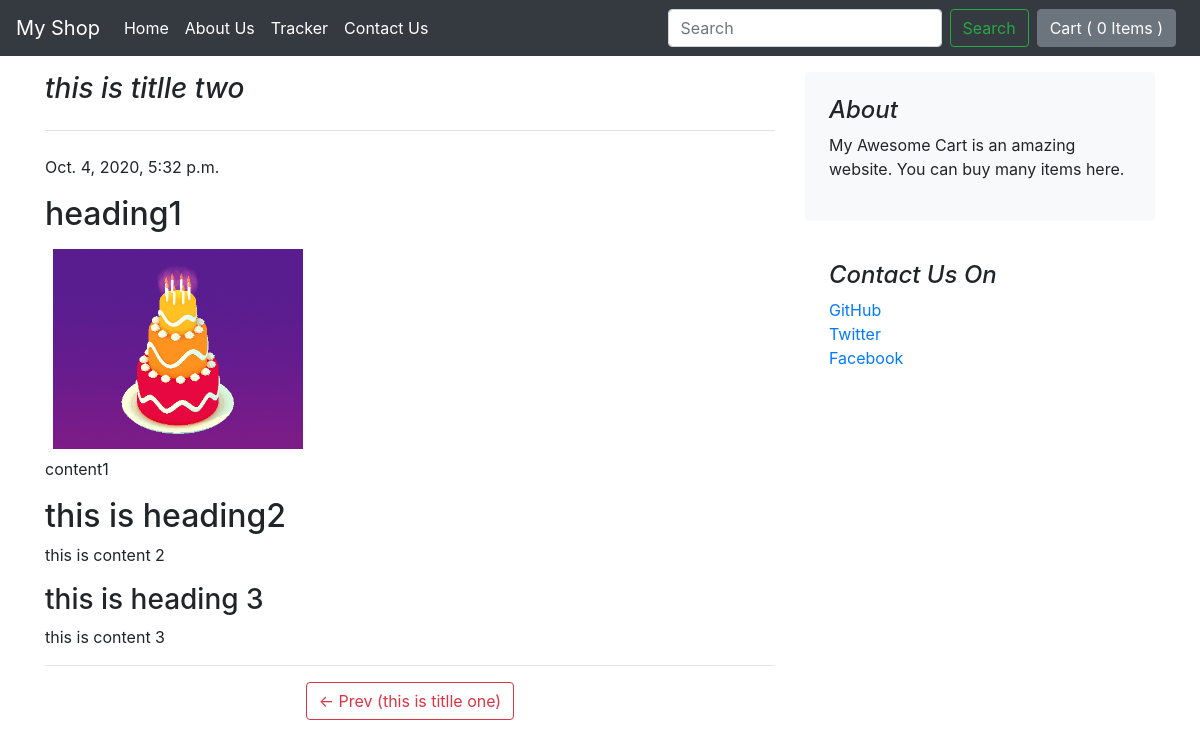
The app's page /blog/blogpost/2, older data.
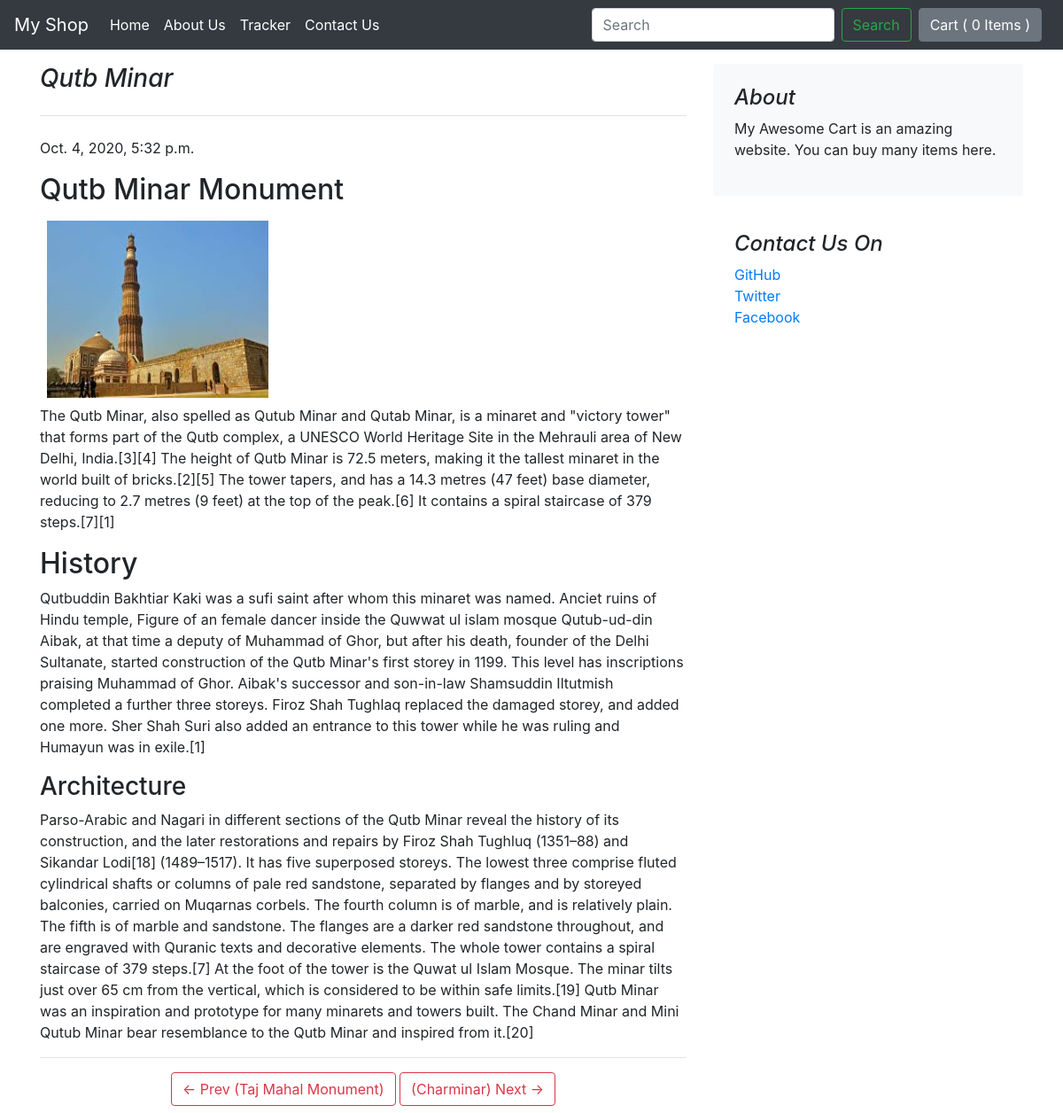
The same page, newer data.
### blog/models.py (models this page shows, shortened)
class Blogpost(models.Model):
    post_id = models.AutoField(primary_key=True)
    title = models.CharField(max_length=50)
    head_0 = models.CharField(max_length=200, default="")
    chead_0 = models.CharField(max_length=1000, default="")
    head_1 = models.CharField(max_length=500, default="")
    chead_1 = models.CharField(max_length=1000, default="")
    head_2 = models.CharField(max_length=500, default="")
    chead_2 = models.CharField(max_length=5000, default="")
    pub_date = models.DateTimeField()
    thumbnail = models.ImageField(upload_to="blog/images/thumbnails", default="")

### blog/views.py (the view)
# urls.py: path('blogpost/<int:id>', views.blogPost, name='blogpost')
def blogPost(request, id):
    blogpost = Blogpost.objects.filter(post_id=id)[0]
    prev = ""
    next = ""
    x = Blogpost.objects.filter(post_id=id-1)
    if x.exists():
        prev=x[0];
    x = Blogpost.objects.filter(post_id=id+1)
    if x.exists():
        next = x[0];
    return render(request, 'blog/blogpost.html', {'blogData':blogpost, 'prev':prev, 'next':next})

### blog/templates/blog/blogPost.html
{% extends './basic.html'%}
{%block content%}
<div class="container mt-3">
    <div class="row">
        <div class="col-md-8 blog-main">
            <h3 class="pb-4 mb-4 font-italic border-bottom">
                {{ blogData.title }}
            </h3>
            <div class="blog-post">
                <p class="blog-post-meta">{{ blogData.pub_date }}</a></p>
                <h2 class="blog-post-title"> {{ blogData.head_0 }} </h2>
                {% load static %}
                <img width="250" height="200" src="/media/{{blogData.thumbnail}}" class="mx-2 my-2">
                <p> {{ blogData.chead_0 }} </p>
                <h2>{{ blogData.head_1 }}</h2>
                <p> {{ blogData.chead_1 }} </p>
                <h3>{{ blogData.head_2 }}</h3>
                <p>{{ blogData.chead_2 }}</p>
            </div>
            <hr>
            <center>
            <nav class="blog-pagination my-2">
                {% if prev %}
                <a class="btn btn-outline-danger" href="{{prev.post_id}}"><- Prev ({{prev.title}})</a>
                {% endif %}
                {% if next %}
                <a class="btn btn-outline-danger" href="{{next.post_id}}" tabindex="-1" aria-disabled="true">({{next.title}}) Next -></a>
                {% endif %}
            </nav>
                </center>
        </div>
        <aside class="col-md-4 blog-sidebar">
            <div class="p-4 mb-3 bg-light rounded">
                <h4 class="font-italic">About</h4>
                <p class="mb-0">My Awesome Cart is an amazing website. You can buy many items here. <p>
            </div>
            <div class="p-4">
                <h4 class="font-italic">Contact Us On</h4>
                <ol class="list-unstyled">
                    <li><a href="#">GitHub</a></li>
                    <li><a href="#">Twitter</a></li>
                    <li><a href="#">Facebook</a></li>
                </ol>
            </div>
        </aside>
    </div>
  </div>
{% endblock %}

Row changes from the older to the newer data that the page shows:
changed Blogpost: title "this is titlle two" → "Qutb Minar"; head_0 "heading1" → "Qutb Minar Monument"; thumbnail: a different picture; chead_0 "content1" → "The Qutb Minar, also spelled as Qutub Minar and Qutab Minar, is a minaret and \"victory tower\" that forms part of the Qutb complex, a UNESCO World Heritage Site in the Mehrauli area of New Delhi, India.[3][4] The height of Qutb Minar is 72.5 meters, making it the tallest minaret in the world built of bricks.[2][5] The tower tapers, and has a 14.3 metres (47 feet) base diameter, reducing to 2.7 metres (9 feet) at the top of the peak.[6] It contains a spiral staircase of 379 steps.[7][1]"; head_1 "this is heading2" → "History"; chead_1 "this is content 2" → "Qutbuddin Bakhtiar Kaki was a sufi saint after whom this minaret was named. Anciet ruins of Hindu temple, Figure of an female dancer inside the Quwwat ul islam mosque Qutub-ud-din Aibak, at that time a deputy of Muhammad of Ghor, but after his death, founder of the Delhi Sultanate, started construction of the Qutb Minar's first storey in 1199. This level has inscriptions praising Muhammad of Ghor. Aibak's successor and son-in-law Shamsuddin Iltutmish completed a further three storeys. Firoz Shah Tughlaq replaced the damaged storey, and added one more. Sher Shah Suri also added an entrance to this tower while he was ruling and Humayun was in exile.[1]"; head_2 "this is heading 3" → "Architecture"; chead_2 "this is content 3" → "Parso-Arabic and Nagari in different sections of the Qutb Minar reveal the history of its construction, and the later restorations and repairs by Firoz Shah Tughluq (1351–88) and Sikandar Lodi[18] (1489–1517). It has five superposed storeys. The lowest three comprise fluted cylindrical shafts or columns of pale red sandstone, separated by flanges and by storeyed balconies, carried on Muqarnas corbels. The fourth column is of marble, and is relatively plain. The fifth is of marble and sandstone. The flanges are a darker red sandstone throughout, and are engraved with Quranic texts and decorative elements. The whole tower contains a spiral staircase of 379 steps.[7] At the foot of the tower…"
changed Blogpost: title "this is titlle one" → "Taj Mahal Monument"
added Blogpost: title "Charminar"
Text that changed along with them:
text now shown: "( ) Next ->"
